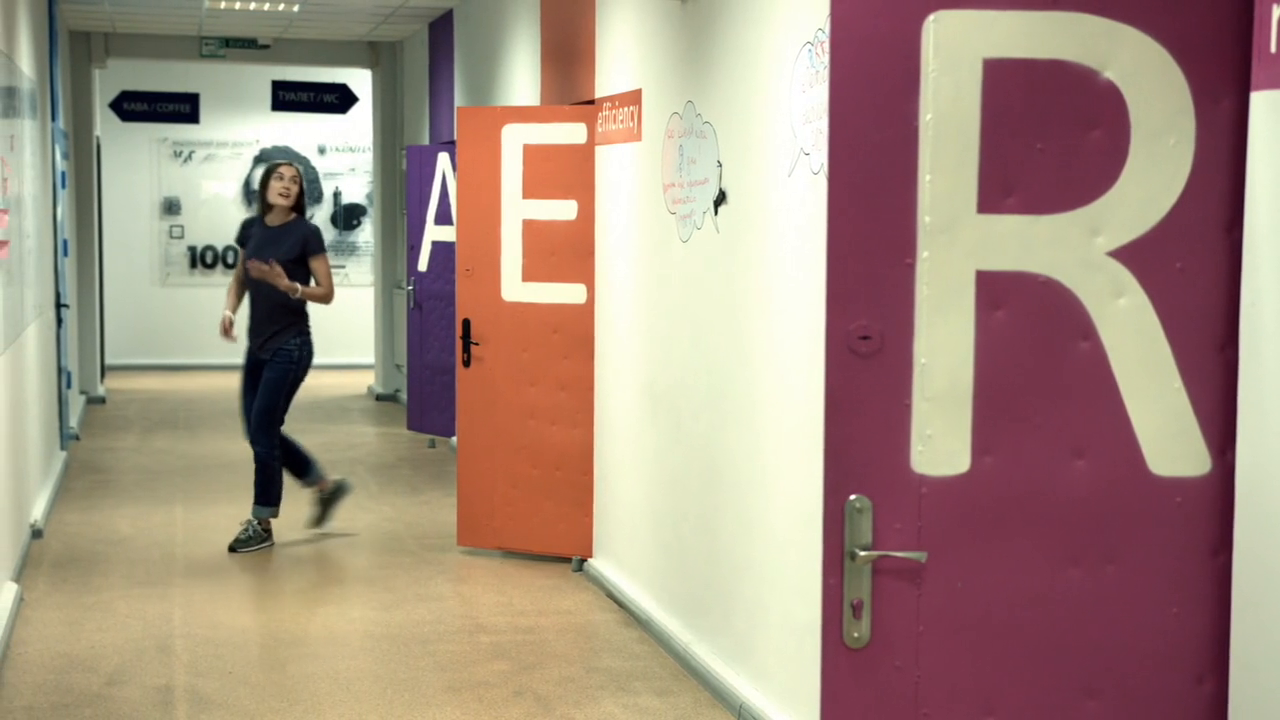
#> input picture frame 62 of Recorded Videos (4)/office.mp4, 1280 x 720 px, given in place of alley.mp4, which was not available
$ python task1.py
#> lines starting #> are read from the running program, lines starting #| are printed output that depends on the picture; pictures that were not available may be replaced by others from this repository, and a replacement may not be noted
# -*- coding: utf-8 -*-
"""
Created on Sat Aug  8 14:34:12 2026

@author: jjlim
"""

import cv2
import numpy as np


# ==========================================================
# CONFIGURATION
# ==========================================================

CASCADE_PATH = "face_detector.xml"

# Question 1
BRIGHTNESS_THRESHOLD = 100
BRIGHTNESS_VALUE = 60

# Question 3
TALKING_WIDTH = 300
TALKING_HEIGHT = 170

# Question 4
WATERMARK_THRESHOLD = 125


# ==========================================================
# QUESTION 1
# DAY / NIGHT DETECTION
# ==========================================================

def detect_day_or_night(video_path):

    """
    Detect whether a video was recorded during
    daytime or nighttime using the average
    percentage of bright pixels.
    """
#> called with video_path = 'Recorded Videos (4)/alley.mp4'

    video = cv2.VideoCapture(video_path)

    if not video.isOpened():
        raise IOError("Cannot open video: " + video_path)

    bright_ratios = []

    total_frames = int(
        video.get(cv2.CAP_PROP_FRAME_COUNT)
    )

    for frame_count in range(total_frames):

        success, frame = video.read()

        if not success:
            break

        gray = cv2.cvtColor(
            frame,
            cv2.COLOR_BGR2GRAY
        )

        histogram = cv2.calcHist(
            [gray],
            [0],
            None,
            [256],
            [0, 256]
        )

        total_pixels = gray.size

        # Pixels with brightness above 150
        bright_pixels = np.sum(
            histogram[150:256]
        )

        bright_ratio = (
            bright_pixels / total_pixels
        )

        bright_ratios.append(
            bright_ratio
        )
#> this loop made 31 passes
#> (bright_pixels, bright_ratio) on passes 1 to 8: (485317, 0.527), (485221, 0.526), (484778, 0.526), (485113, 0.526), (486695, 0.528), (486744, 0.528), (484398, 0.526), (484673, 0.526)
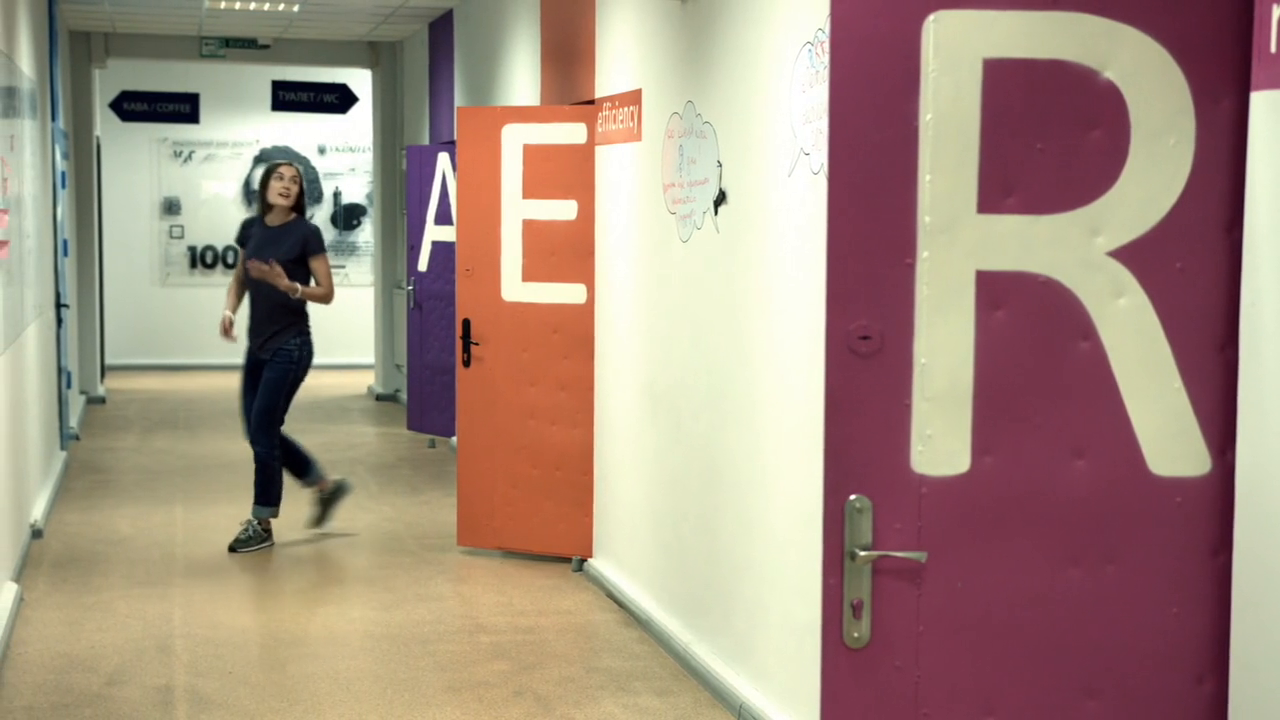
#> input picture frame 62 of Recorded Videos (4)/office.mp4, 1280 x 720 px, given in place of alley.mp4, which was not available
#> pass 1, in detect_day_or_night, `gray = cv2.cvtColor( frame, cv2.COLOR_BGR2GRAY )`:
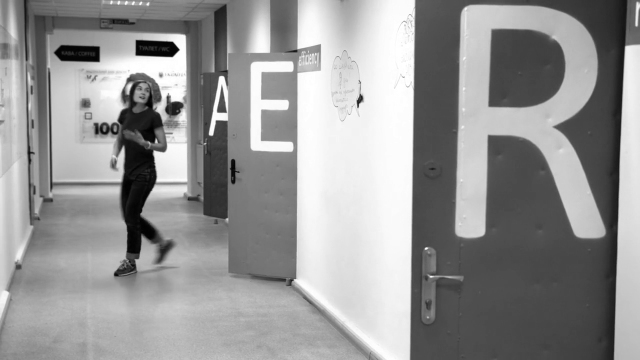
#> gray: shape (720, 1280) (shown at 1/2 size); min 0, max 255, mean 149.2
#> pass 3, in detect_day_or_night, `success, frame = video.read()`:
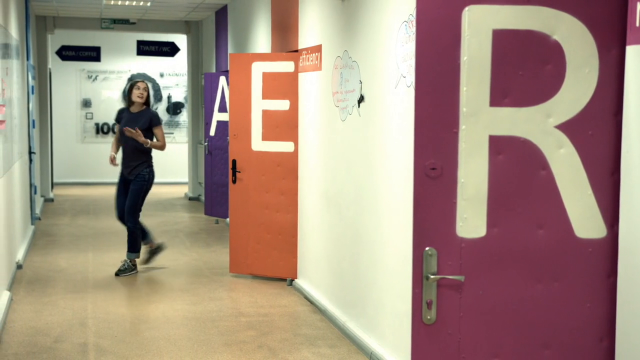
#> frame: shape (720, 1280, 3) (shown at 1/2 size); mean B, G, R 128.7, 144.3, 166
#> pass 3, in detect_day_or_night, `gray = cv2.cvtColor( frame, cv2.COLOR_BGR2GRAY )`:
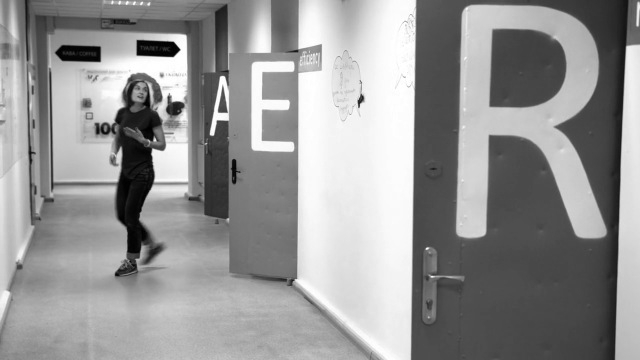
#> gray: shape (720, 1280) (shown at 1/2 size); min 0, max 255, mean 149
#> after the loop:
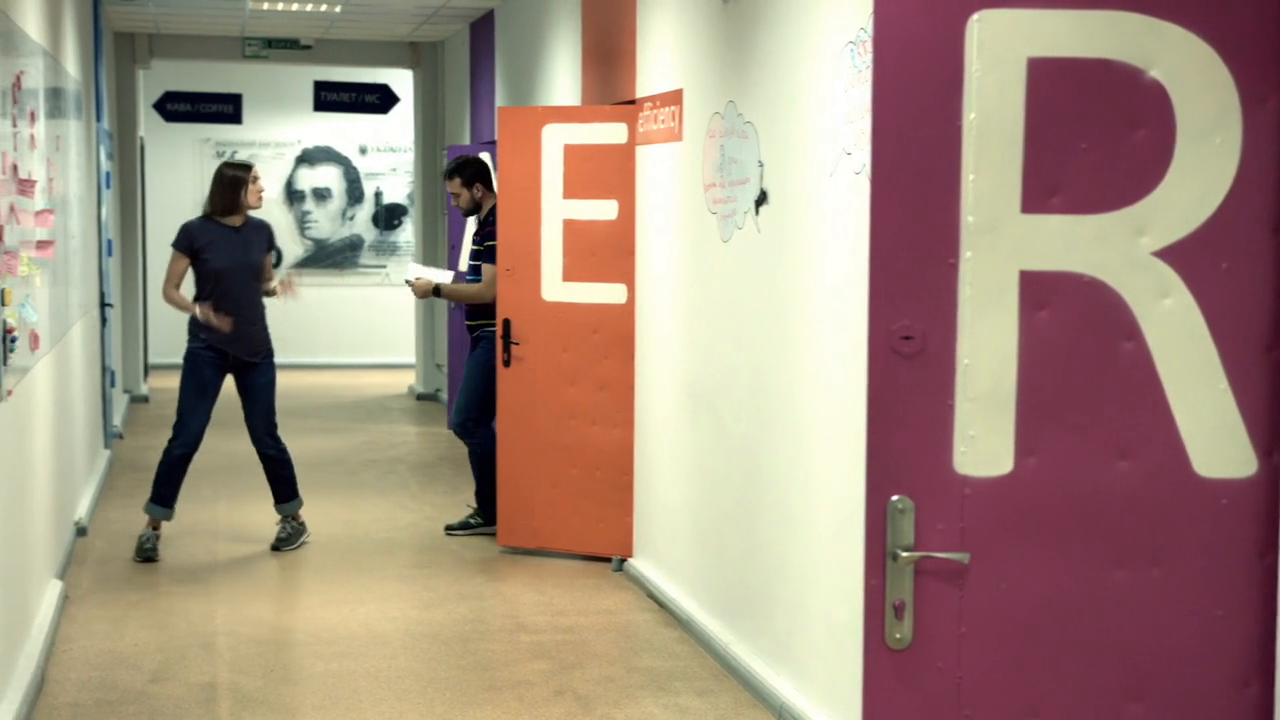
#> frame: shape (720, 1280, 3); mean B, G, R 127.6, 143.1, 164.3
#> after the loop, bright_ratios = 30 values, max 0.528 at index 5, min 0.519 at index 18, mean 0.522

    video.release()

    if len(bright_ratios) == 0:
        raise IOError(
            "No frames found in: " + video_path
        )

    average_bright_ratio = np.mean(
        bright_ratios
    )

    if average_bright_ratio < 0.20:

        print(
            video_path,
            "Bright pixel ratio:",
            round(average_bright_ratio, 3),
            "-> NIGHT"
        )

        return True

    else:

        print(
            video_path,
            "Bright pixel ratio:",
            round(average_bright_ratio, 3),
            "-> DAY"
        )

        return False


# ==========================================================
# QUESTION 1
# INCREASE BRIGHTNESS
# ==========================================================

# [127 lines left out: functions increase_brightness, blur_faces, apply_watermark, not called in this run]


# ==========================================================
# QUESTIONS 2-5
# PROCESS ONE VIDEO
#
# Flow:
#
# Input Video
#     ↓
# Day/Night Detection
#     ↓
# Brightness Adjustment
#     ↓
# Face Detection + Blurring
#     ↓
# Talking Video Overlay
#     ↓
# Watermark 1
#     ↓
# Watermark 2
#     ↓
# End Screen
#     ↓
# Final Output
# ==========================================================

def process_video(
    input_video,
    talking_video,
    endscreen_video,
    watermark1,
    watermark2,
    output_video
):

    print()
    print("==========================================")
    print("Processing:", input_video)
    print("==========================================")

    # ------------------------------------------------------
    # QUESTION 1
    # Detect whether video is day or night
    # ------------------------------------------------------

    night = detect_day_or_night(
        input_video
    )


    # ------------------------------------------------------
    # Load Face Detector
    # ------------------------------------------------------

    face_detector = cv2.CascadeClassifier(
        CASCADE_PATH
    )

    if face_detector.empty():

        raise IOError(
            "Cannot load face detector: "
            + CASCADE_PATH
        )


    # ------------------------------------------------------
    # Open Main Video
    # ------------------------------------------------------

    mainCap = cv2.VideoCapture(
        input_video
    )

    if not mainCap.isOpened():

        raise IOError(
            "Cannot open main video: "
            + input_video
        )


    # ------------------------------------------------------
    # Open Talking Video
    # ------------------------------------------------------

    talkCap = cv2.VideoCapture(
        talking_video
    )

    if not talkCap.isOpened():

        raise IOError(
            "Cannot open talking video: "
            + talking_video
        )


    # ------------------------------------------------------
    # Open End Screen Video
    # ------------------------------------------------------

    endCap = cv2.VideoCapture(
        endscreen_video
    )

    if not endCap.isOpened():

        raise IOError(
            "Cannot open end screen video: "
            + endscreen_video
        )


    # ------------------------------------------------------
    # Get Main Video Properties
    # ------------------------------------------------------

    width = int(
        mainCap.get(
            cv2.CAP_PROP_FRAME_WIDTH
        )
    )

    height = int(
        mainCap.get(
            cv2.CAP_PROP_FRAME_HEIGHT
        )
    )

    fps = mainCap.get(
        cv2.CAP_PROP_FPS
    )

    if fps <= 0:
        fps = 30.0


    # ------------------------------------------------------
    # Create Output Video
    # ------------------------------------------------------

    fourcc = cv2.VideoWriter_fourcc(
        *"mp4v"
    )

    writer = cv2.VideoWriter(
        output_video,
        fourcc,
        fps,
        (width, height)
    )


    # ------------------------------------------------------
    # Load Watermarks
    # ------------------------------------------------------

    wm1 = cv2.imread(
        watermark1
    )

    wm2 = cv2.imread(
        watermark2
    )


    if wm1 is None:

        raise IOError(
            "Cannot load watermark: "
            + watermark1
        )


    if wm2 is None:

        raise IOError(
            "Cannot load watermark: "
            + watermark2
        )


    # ------------------------------------------------------
    # Resize Watermarks
    # ------------------------------------------------------

    wm1 = cv2.resize(
        wm1,
        (width, height)
    )

    wm2 = cv2.resize(
        wm2,
        (width, height)
    )


    # ======================================================
    # PROCESS MAIN VIDEO
    # ======================================================

    while True:

        ret, frame = mainCap.read()

        if not ret:
            break


        # --------------------------------------------------
        # QUESTION 1
        # Increase brightness if nighttime
        # --------------------------------------------------

        if night:

            frame = increase_brightness(
                frame,
                BRIGHTNESS_VALUE
            )


        # --------------------------------------------------
        # QUESTION 2
        # Detect and blur faces
        # --------------------------------------------------

        frame = blur_faces(
            frame,
            face_detector
        )


        # --------------------------------------------------
        # QUESTION 3
        # Overlay Talking Video
        # --------------------------------------------------

        retTalk, talkFrame = (
            talkCap.read()
        )


        # Restart talking video when it ends
        if not retTalk:

            talkCap.set(
                cv2.CAP_PROP_POS_FRAMES,
                0
            )

            retTalk, talkFrame = (
                talkCap.read()
            )


        if retTalk:

            talkFrame = cv2.resize(
                talkFrame,
                (
                    TALKING_WIDTH,
                    TALKING_HEIGHT
                )
            )

            x = 20
            y = 20

            frame[
                y:y + TALKING_HEIGHT,
                x:x + TALKING_WIDTH
            ] = talkFrame


        # --------------------------------------------------
        # QUESTION 4
        # Add Watermark 1
        # --------------------------------------------------

        frame = apply_watermark(
            frame,
            wm1
        )


        # --------------------------------------------------
        # QUESTION 4
        # Add Watermark 2
        # --------------------------------------------------

        frame = apply_watermark(
            frame,
            wm2
        )


        # --------------------------------------------------
        # Save Processed Frame
        # --------------------------------------------------

        writer.write(
            frame
        )


    # ======================================================
    # QUESTION 5
    # APPEND END SCREEN
    # ======================================================

    while True:

        ret, endFrame = (
            endCap.read()
        )

        if not ret:
            break


        endFrame = cv2.resize(
            endFrame,
            (width, height)
        )


        writer.write(
            endFrame
        )


    # ------------------------------------------------------
    # Cleanup
    # ------------------------------------------------------

    mainCap.release()
    talkCap.release()
    endCap.release()
    writer.release()

    cv2.destroyAllWindows()

    print(
        "Finished:",
        output_video
    )


# ==========================================================
# MAIN PROGRAM
# ==========================================================

if __name__ == "__main__":

    # ======================================================
    # ALL FOUR VIDEOS
    # ======================================================

    videos = [

        (
            "Recorded Videos (4)/alley.mp4",
            "processed_alley.mp4"
        ),

        (
            "Recorded Videos (4)/office.mp4",
            "processed_office.mp4"
        ),

        (
            "Recorded Videos (4)/singapore.mp4",
            "processed_singapore.mp4"
        ),

        (
            "Recorded Videos (4)/traffic.mp4",
            "processed_traffic.mp4"
        )

    ]


    # ======================================================
    # PROCESS ALL FOUR VIDEOS
    # ======================================================

    for input_video, output_video in videos:

        process_video(

            input_video,

            "talking.mp4",

            "endscreen.mp4",

            "watermark1.png",

            "watermark2.png",

            output_video

        )


    # ======================================================
    # COMPLETION MESSAGE
    # ======================================================

    print()
    print("==========================================")
    print("ALL FOUR VIDEOS COMPLETED")
    print("==========================================")
